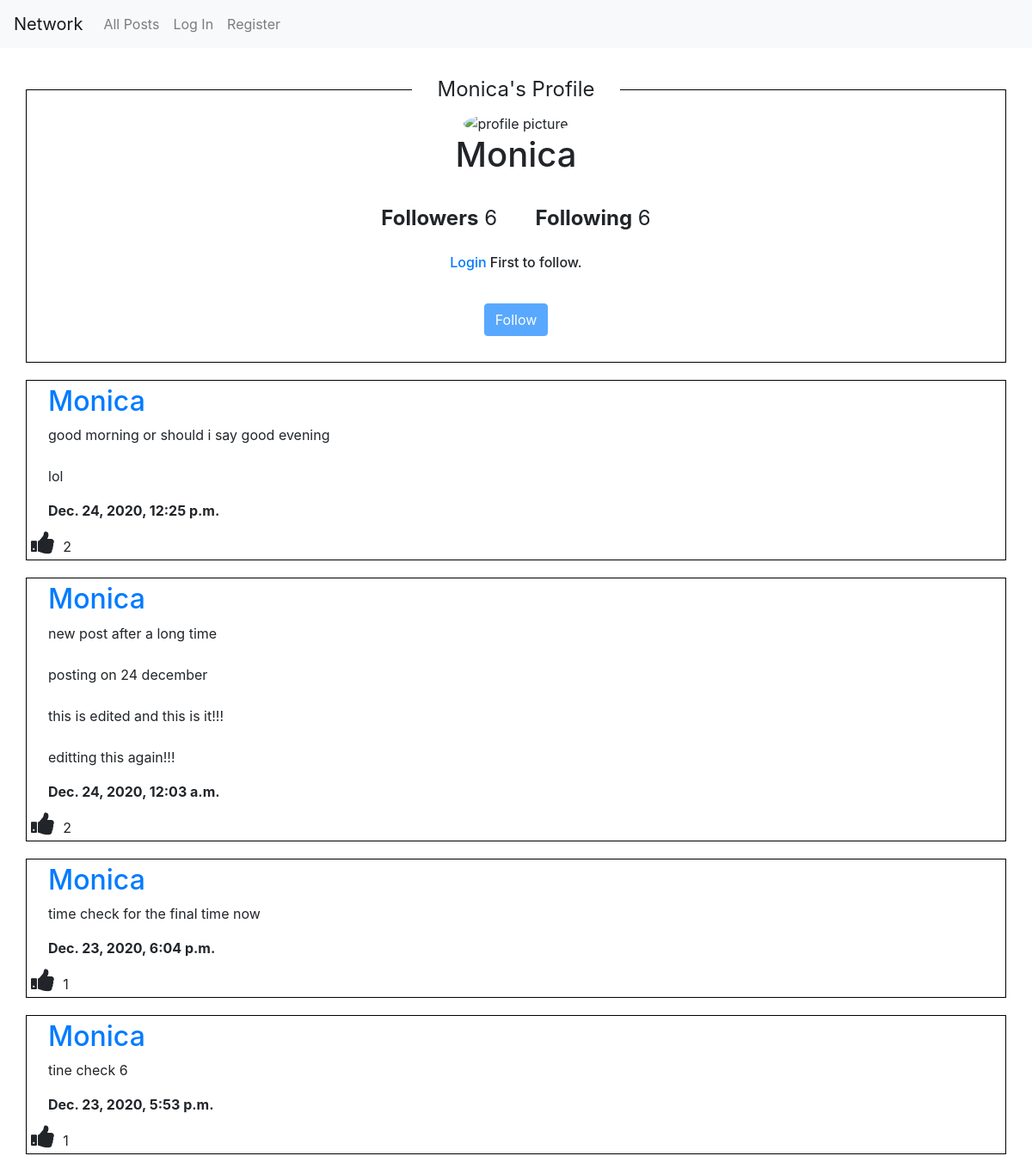
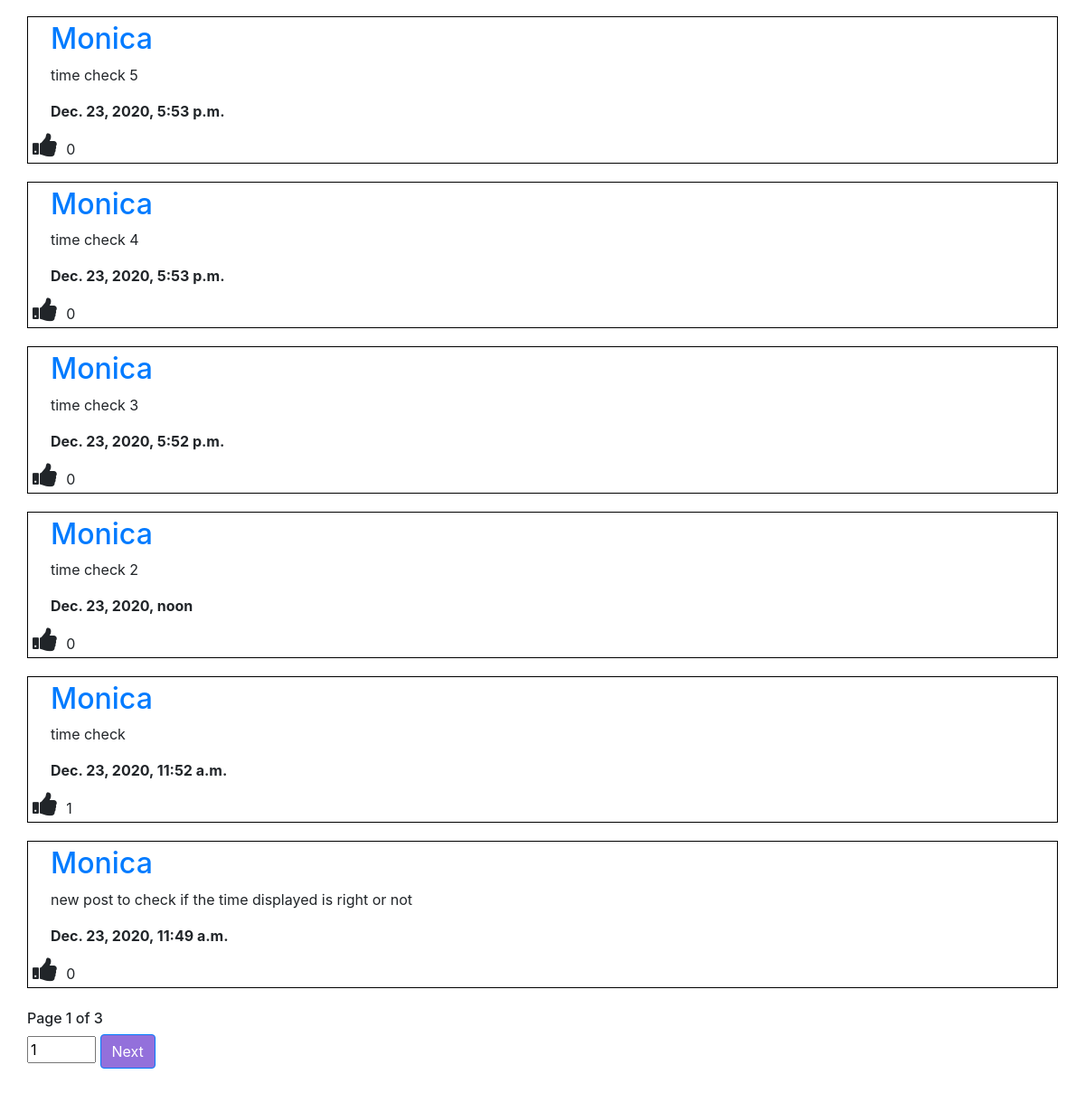
/profile/Monica/page=1, run on the app's committed database (2 pictures, top to bottom).
### network/models.py (models this page shows, shortened)
class User(AbstractUser):
    followers = models.ManyToManyField("User", related_name="fllowers", blank=True)
    following = models.ManyToManyField("User", related_name="fllowing", blank=True)
    postsliked = models.ManyToManyField("Posts", related_name="likedposts", blank=True)
    pass

class Posts(models.Model):
    user = models.ForeignKey("User", on_delete=models.CASCADE, related_name="user")
    postdata = models.TextField(blank=False)
    timestamp = models.DateTimeField(auto_now_add=True)
    likes = models.ManyToManyField("User", related_name="likes", blank=True)

### network/views.py (the view)
# urls.py: path("profile/<str:username>/page=<int:pnumber>", views.profile, name="profile"),
def profile(request, username, pnumber):
    if request.method == 'POST':
        wantedpagenumber = request.POST["wantedpagenumber"]
        return redirect(f"/profile/{username}/page={wantedpagenumber}")
    requesteduser = User.objects.get(username=username)
    followerscount = requesteduser.followers.count()
    followingcount = requesteduser.following.count()
    classname = "btn btn-primary"
    followbtncontent = "Follow"
    if request.user.is_authenticated:
        userlikedposts = User.objects.get(username=request.user.username).likes.all()
    else:
        userlikedposts = []
    if request.user in requesteduser.followers.all():
        classname = "btn btn-danger"
        followbtncontent = "Un-follow"
    page_posts = Posts.objects.filter(user=requesteduser)
    page_posts = page_posts.order_by('-timestamp').all()
    pagination = Paginator(page_posts, 10)
    posts = pagination.page(pnumber)
    return render(request, "network/profile.html", {
        "followerscount": followerscount,
        "followingcount": followingcount,
        "requesteduser": requesteduser,
        "followbtnclass": classname,
        "followbtncontent": followbtncontent,
        "pageposts": posts,
        "currentpage": int(pnumber),
        "userlikedposts": userlikedposts
    })

### network/templates/network/profile.html (shortened to what this page needs)
{% extends "network/layout.html" %}
{% load static %}
{% block body %}
    <div style="margin:30px;">
        <fieldset style="border: solid black 1px; text-align: center">
            <legend style="width: auto; padding: 0 30px 0 30px;">{{ requesteduser.username }}'s Profile</legend>
            <img src="https://i.stack.imgur.com/34AD2.jpg" alt="profile picture" id="profile-picture">
            <h1>{{ requesteduser.username }}</h1>
            <br>
            <span style="font-size: 2vw; margin: 0 20px 0 20px"><b>Followers</b> <span id="followers-count">{{ followerscount }}</span></span> <span style="font-size: 2vw; margin: 0 20px 0 20px"><b>Following</b> <span id="following-count">{{ followingcount }}</span></span>
            <br>
            {% if user.is_authenticated %}
                {% if user == requesteduser %}
                {% else %}
                    <button onclick="followtoggle('{{ requesteduser }}')" class="{{ followbtnclass }}" style="margin: 30px;" id="follow-btn">{{ followbtncontent }}</button>
                {% endif %}
            {% else %}
                <br>
                <h6><a href="{% url 'login' %}">Login</a> First to follow.</h6>
                <button class="{{ followbtnclass }}" style="margin: 30px;" disabled>{{ followbtncontent }}</button>
            {% endif %}
            <br>
        </fieldset>
        <div id="all-posts">
            {% for post in pageposts %}
                <div class="post-class">
                    <div style="margin:5px 25px 5px 25px;">
                        <a href="{% url 'profile' post.user.username 1 %}" id="post-username"><h2>{{ post.user.username }}</h2></a>
                        <p id="postdata" style="white-space: pre-wrap; overflow: auto;">{{ post.postdata }}</p>
                        <b>{{ post.timestamp }}</b><br>
                    </div>
                    {% if user.is_authenticated %}
                        {% if post in userlikedposts %}
                            <i class="fa fa-thumbs-down" id="like-btn" onclick="likepost(this)" style="color: red"></i> <span id="like-count">{{ post.likes.count }}</span>
                        {% else %}
                            <i class="fa fa-thumbs-up" id="like-btn" onclick="likepost(this)"></i> <span id="like-count">{{ post.likes.count }}</span>
                        {% endif %}
                    {% else %}
                        <i class="fa fa-thumbs-up" id="like-btn"></i> <span id="like-count">{{ post.likes.count }}</span>
                    {% endif %}
                </div>
            {% empty %}
                {% if user == requesteduser %}
                    <h3>No posts posted by you!</h3>
                {% else %}
                    <h3>No posts posted by this user!</h3>
                {% endif %}
            {% endfor %}
        </div>
        <br>
        <h6>Page {{ currentpage }} of {{ pageposts.paginator.num_pages }}</h6>
        <div>
            <form id="pagenumber" action="{% url 'profile' requesteduser.username 1 %}" method="post">
                <input type="number" id="pageinput" value="{{ currentpage }}" min="1" max="{{ pageposts.paginator.num_pages }}" name="wantedpagenumber">
                {% if pageposts.has_next %}
                    <a class="btn btn-primary" style="background-color: mediumpurple" href="/profile/{{ requesteduser.username }}/page={{ pageposts.next_page_number }}">Next</a>
                {% endif %}
            </form>
        </div>
    </div>
{% endblock %}

### network/static/network/styles5.css (style rules this page uses)
#like-btn { font-size: 30px; cursor: pointer; margin: 5px; }
.post-class { border: solid black 1px; margin-top: 20px; }
#profile-picture { border-radius: 50%; }

### data on the page
User: username "Monica"
Posts: user.username "Monica", postdata "good morning or should i say good evening lol", timestamp "Dec. 24, 2020, 12:25 p.m.", likes.count "2"
Posts: user.username "Monica", postdata "new post after a long time posting on 24 december this is edited and this is it!!! editting this again!!!", timestamp "Dec. 24, 2020, 12:03 a.m.", likes.count "2"
Posts: user.username "Monica", postdata "time check for the final time now", timestamp "Dec. 23, 2020, 6:04 p.m.", likes.count "1"
Posts: user.username "Monica", postdata "tine check 6", timestamp "Dec. 23, 2020, 5:53 p.m.", likes.count "1"
Posts: user.username "Monica", postdata "time check 5", timestamp "Dec. 23, 2020, 5:53 p.m.", likes.count "0"
Posts: user.username "Monica", postdata "time check 4", timestamp "Dec. 23, 2020, 5:53 p.m.", likes.count "0"
Posts: user.username "Monica", postdata "time check 3", timestamp "Dec. 23, 2020, 5:52 p.m.", likes.count "0"
Posts: user.username "Monica", postdata "time check 2", timestamp "Dec. 23, 2020, noon", likes.count "0"
Posts: user.username "Monica", postdata "time check", timestamp "Dec. 23, 2020, 11:52 a.m.", likes.count "1"
Posts: user.username "Monica", postdata "new post to check if the time displayed is right or not", timestamp "Dec. 23, 2020, 11:49 a.m.", likes.count "0"

### other printed values
{{ followerscount }} "6"
{{ followingcount }} "6"
{{ followbtncontent }} "Follow"
{{ currentpage }} "1"
{{ pageposts.paginator.num_pages }} "3"
